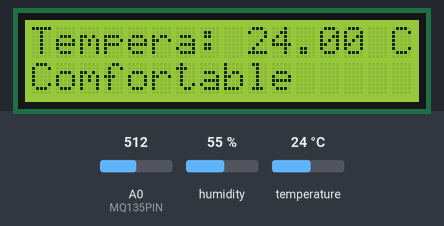
This sketch was run on a simulated ESP8266 (NodeMCU). Shown: 16×2 character LCD. The test bench sets the inputs (shaded band); at power-on: temperature 24 °C, A0 (MQ135PIN) = 512, humidity 55 %. WiFi joins after 1.5 s; servers stay silent unless stated; uploads are accepted with an empty reply; what the sketch prints to the serial monitor is not drawn.

Above: at 6.8 s.
6.9 s: temperature set to 22.3 °C
At 17.2 s:
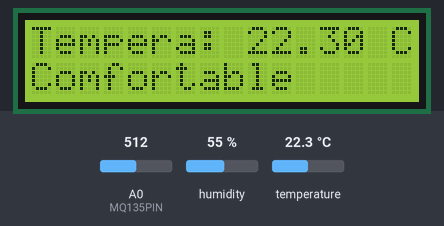
17.6 s: temperature set to 21.2 °C
At 27.8 s:
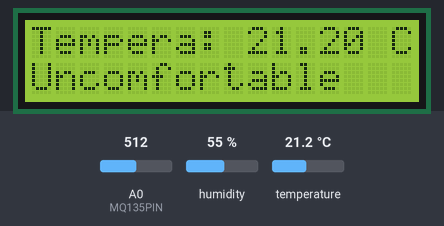
31.0 s: A0 (MQ135PIN) set to 490
At 44.3 s:
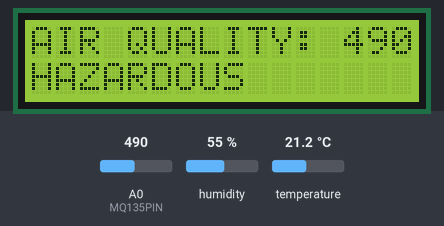
44.4 s: humidity set to 22 %
At 52.7 s:
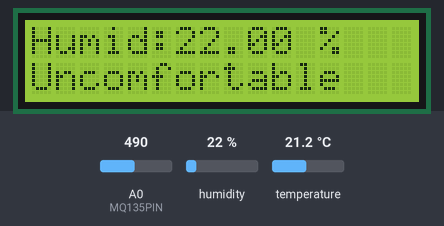
56.0 s: A0 (MQ135PIN) set to 122
At 65.5 s:
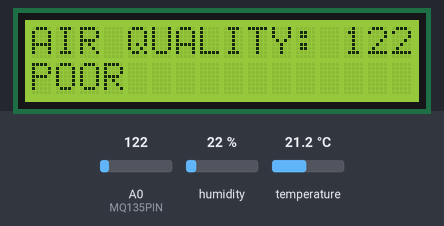
69.4 s: humidity set to 38 %
At 82.7 s:
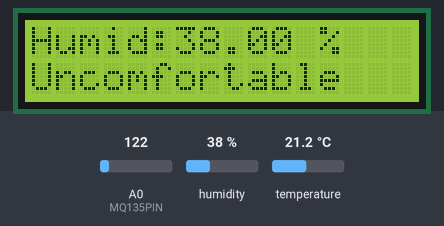
82.8 s: humidity set to 41 %
Timing chart, 0 to 85.8 s (numbered marks = the images above; inputs shaded):
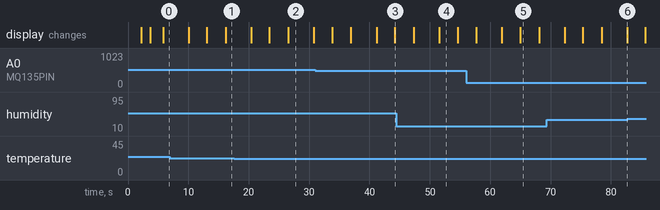

The sketch:

Complete_code.ino
```cpp
#include <Arduino.h>
#include <ESP8266WiFi.h>
#include <ESP8266WiFiMulti.h>
#include <ESP8266HTTPClient.h>
#include <WiFiClient.h>
#include <Wire.h>
#include <LiquidCrystal_I2C.h>
#include <DHT.h>

// Define I2C address and LCD size
String I2C_ADDR = "0x27";
const int LCD_COLS = 16;
const int LCD_ROWS = 2;

LiquidCrystal_I2C lcd(0x27, 16, 2);
ESP8266WiFiMulti WiFiMulti;

// Define DHT22 pin and type
const int DHTPIN = 2;// D4
String DHTTYPE = "DHT22";
DHT dht(2, DHT22);

// Define MQ135 pin
const int MQ135PIN = 17;// A0

// String pushingBoxAPI = "http://api.pushingbox.com/pushingbox?devid=v192809FEEA0DEA7&";

void setup() {
  // Initialize serial communication for debugging
  Serial.begin(9600);

  // Initialize the LCD
  lcd.init();
  lcd.init();
  lcd.backlight();
  lcd.setCursor(3, 0); // first row
  lcd.print("AIR QUALITY");
  lcd.setCursor(5, 1); // second row
  lcd.print("MONITOR");
  delay(2000);

  // Initialize DHT sensor
  dht.begin();

  // Connecting to Access Point
  lcd.clear();
  lcd.setCursor(5, 0); // first row
  lcd.print("WIFI");
  lcd.setCursor(0, 1); // second row
  lcd.print("CONNECTING...");
  WiFi.mode(WIFI_STA);
  WiFiMulti.addAP("Verynice Galaxy 31099", "Lahempo12");
  while((WiFiMulti.run() != WL_CONNECTED)){
    delay(1000);
  }
  lcd.clear();
  lcd.setCursor(5, 0); // first row
  lcd.print("WIFI");
  lcd.setCursor(2, 1); // second row
  lcd.print("CONNECTED");
  delay(2000);
}

void loop() {
  // Read temperature and humidity from DHT22
  float humidity = dht.readHumidity();
  float temperature = dht.readTemperature();

  // Check if any reads failed and exit early (to try again)
  if (isnan(humidity) || isnan(temperature)) {
    Serial.println(F("Failed to read from DHT sensor!"));
    return;
  }

  // Read gas level from MQ135
  int gasLevel = analogRead(MQ135PIN);

  // Setting air quality
  String gasStatus;

  if(gasLevel >= 0 && gasLevel <= 50)
   {
    gasStatus = "GOOD";
   }
    else if(gasLevel >= 51 && gasLevel <= 100)
   {
    gasStatus = "MODERATE";
   }
   else if(gasLevel >= 101 && gasLevel <= 150)
   {
    gasStatus = "POOR";
   }
   else if(gasLevel >= 151 && gasLevel <= 200)
   {
    gasStatus = "UNHEALTHY";
   }
   else if(gasLevel >= 201 && gasLevel <= 300)
   {
    gasStatus = "MORBID";
   }
   else if(gasLevel >= 301 && gasLevel <= 500)
   {
    gasStatus = "HAZARDOUS";
   }
   else
   {
    gasStatus = "TOXIC";
   }


  String tempStatus;
  if(temperature >= 22 && temperature <= 27)
  {
    tempStatus = "Comfortable";
  }
  else
  {
    tempStatus = "Uncomfortable";
  }

  String humidStatus;
  if(humidity >= 40 && humidity <= 60)
  {
    humidStatus = "Comfortable";
  }
  else
  {
    humidStatus = "Uncomfortable";
  }

  // Print data to Serial for debugging
  Serial.println("-------------------------");
  Serial.print("Temperature: ");
  Serial.print(temperature);
  Serial.print(" *C ");
  Serial.println(tempStatus);
  Serial.print("Humidity: ");
  Serial.print(humidity);
  Serial.print("% ");
  Serial.println(humidStatus);
  Serial.print("Air Quality: ");
  Serial.print(gasLevel);
  Serial.print("ppm  ");
  Serial.println(gasStatus);
  Serial.println("-------------------------");

  lcd.clear(); // Clear the LCD for next display

  // Display temperature data on LCD
  lcd.setCursor(0, 0); // first row
  lcd.print("Tempera: ");
  lcd.print(temperature);
  lcd.print(" C ");
  lcd.setCursor(0, 1); // second row
  lcd.print(tempStatus);

  // sendDataToGoogleSheets(temperature, tempStatus, humidity, humidStatus, gasLevel, gasStatus);
  sendDataToServer(temperature, tempStatus, humidity, humidStatus, gasLevel, gasStatus);

  delay(3000); // Wait a few seconds between measurements

  lcd.clear(); // Clear the LCD for next display

  // Display humidity data on LCD
  lcd.setCursor(0, 0); // first row
  lcd.print("Humid:");
  lcd.print(humidity);
  lcd.print(" % ");
  lcd.setCursor(0, 1); // second row
  lcd.print(humidStatus);

  delay(3000); // Wait a few seconds between measurements

  lcd.clear(); // Clear the LCD for next display

  lcd.setCursor(0, 0); // first row
  lcd.print("AIR QUALITY: ");
  lcd.print(gasLevel);
  lcd.setCursor(0, 1); // second rowt
  lcd.print(gasStatus);

  delay(3000); // Wait a few seconds before repeating
}

// void sendDataToGoogleSheets(float temperature, String temperatureStatus, float humidity, String humidityStatus, int gasLevel, String gasLevelStatus){
//   // wait for WiFi connection
//   if ((WiFiMulti.run() == WL_CONNECTED)) {
//     WiFiClient client;
//     HTTPClient http;
//     String url = pushingBoxAPI + "temperature=" + (String)temperature + "&temperatureStatus=" + (String)temperatureStatus + "&humidity=" + (String)humidity + "&humidityStatus=" + (String)humidityStatus + "&gasLevel=" + (String)gasLevel + "&gasLevelStatus=" + (String)gasLevelStatus;

//     Serial.print("[HTTP] begin...\n");
//     if (http.begin(client, url)) {  // HTTP


//       Serial.println("[HTTP] GET..." + (String)url);
//       // start connection and send HTTP header
//       int httpCode = http.GET();

//       // httpCode will be negative on error
//       if (httpCode > 0) {
//         // HTTP header has been send and Server response header has been handled
//         Serial.printf("[HTTP] GET... code: %d\n", httpCode);

//         // file found at server
//         if (httpCode == HTTP_CODE_OK || httpCode == HTTP_CODE_MOVED_PERMANENTLY) {
//           String payload = http.getString();
//           Serial.println(payload);
//         }
//       } else {
//         Serial.printf("[HTTP] GET... failed, error: %s\n", http.errorToString(httpCode).c_str());
//       }

//       http.end();
//     } else {
//       Serial.println("[HTTP] Unable to connect");
//     }
//   }
//   delay(1000);
// }

void sendDataToServer(float temperature, String temperatureStatus, float humidity, String humidityStatus, int gasLevel, String gasLevelStatus) {
  if (WiFiMulti.run() == WL_CONNECTED) {
    WiFiClient client;
    client.setInsecure(); // disable SSL certificate

    HTTPClient http;
    String url = "https://air-quality-monitor-two.vercel.app/update";

    String payload = "{";
    payload += "\"temperature\":" + String(temperature) + ",";
    payload += "\"temperatureStatus\":\"" + temperatureStatus + "\",";
    payload += "\"humidity\":" + String(humidity) + ",";
    payload += "\"humidityStatus\":\"" + humidityStatus + "\",";
    payload += "\"gasLevel\":" + String(gasLevel) + ",";
    payload += "\"gasLevelStatus\":\"" + gasLevelStatus + "\"";
    payload += "}";

    if (http.begin(client, url)) {
      http.addHeader("Content-Type", "application/json");
      int httpCode = http.POST(payload);

      if (httpCode > 0) {
        Serial.printf("[HTTP] POST... code: %d\n", httpCode);
      } else {
        Serial.printf("[HTTP] POST... failed, error: %s\n", http.errorToString(httpCode).c_str());
      }

      http.end();
    } else {
      Serial.println("[HTTP] Unable to connect");
    }
  }
  delay(1000);
}
```

Measured:
- the behaviour switches between 22 and 21.9 °C on temperature (found by bisection; images 1 and 2)
- after the input at 17.6 s, the display: first differs from a run without the input after 9.0 s (image 2)
- after the input at 31.0 s, the display: first differs from a run without the input after 13.2 s (image 3)
- after the input at 44.4 s, the display: first differs from a run without the input after 7.2 s (image 4)
- after the input at 56.0 s, the display: first differs from a run without the input after 9.0 s (image 5)
- what the display in image 2 shows lasts 4.2 s, from 26.6 s to 30.8 s
- what the display in image 4 shows lasts 3.0 s, from 51.6 s to 54.6 s
